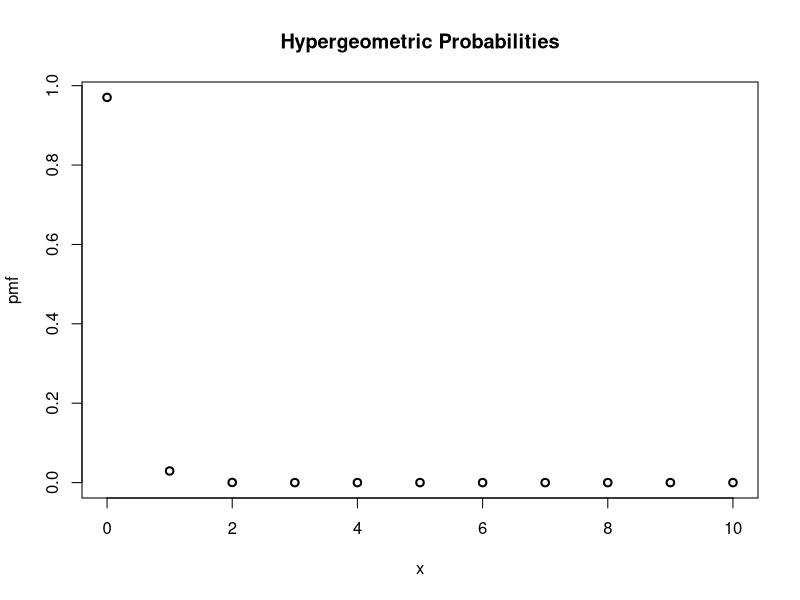
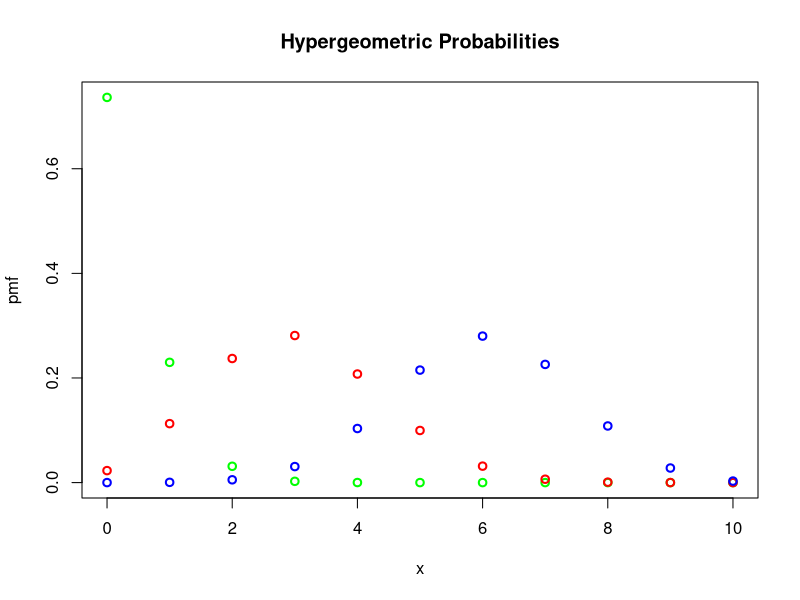
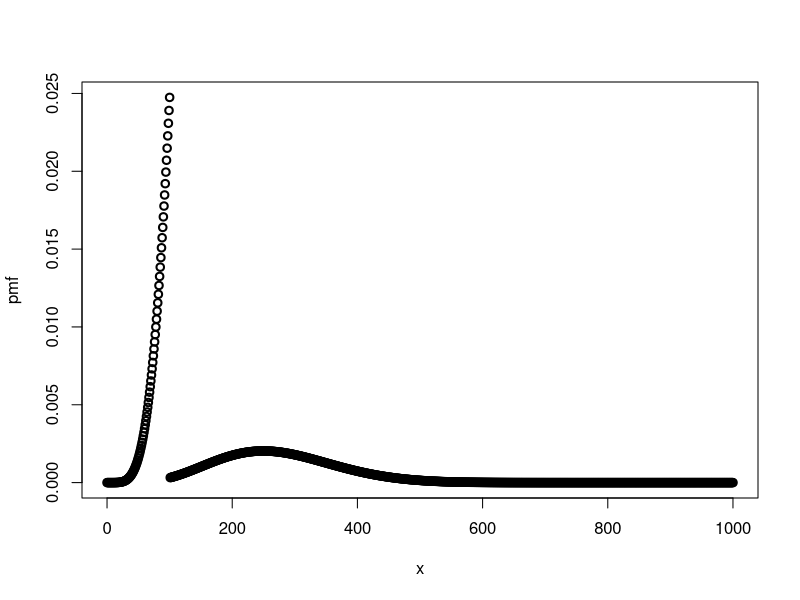

Write R code to recreate these figures, in order.
## ---- chunk 1
x = 0:10
prob = dhyper(x, 30, 9970, 10)
print(prob)
plot(x, prob, ylab="pmf", main="Hypergeometric Probabilities", lwd=2)
## ---- chunk 2
y1 = dhyper(x, 30, 970, 10)
y2 = dhyper(x, 30, 70, 10)
y3 = dhyper(x, 30, 20, 10)

plot(x, y1, ylab="pmf", main="Hypergeometric Probabilities", lwd=2, col="green")
lines(x, y2, ylab="pmf", lwd=2, col="red", type="p")
lines(x, y3, ylab="pmf", lwd=2, col="blue", type="p")
## ---- chunk 3

i1 = 0:100
i2 = 101:1000

prb = (0.9/101)*sum(dhyper(5, i1, 1000-i1, 20)) + (0.1/900)*sum(dhyper(5, i2, 1000-i2, 20))

pr = rep(0, 1001)
pr[1:101] = (0.9/101)*dhyper(5, i1, 1000-i1, 20)/prb
pr[102:1001] = (0.1/900)*dhyper(5, i2, 1000-i2, 20)/prb
plot(0:1000, pr, xlab="x", ylab="pmf", lwd="2")
## ---- chunk 4

sum(pr[1:101])
